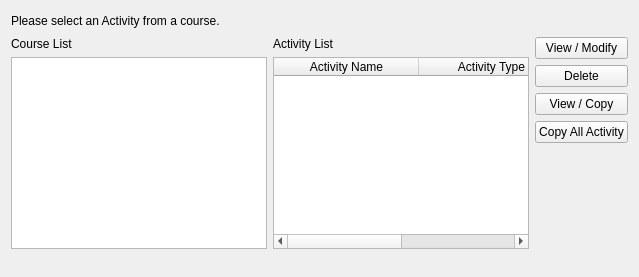
        <widget class="QWidget" name="SelectModifyActivityPage">
         <layout class="QVBoxLayout" name="verticalLayout_44">
          <item>
           <layout class="QHBoxLayout" name="horizontalLayout_67">
            <item>
             <widget class="QLabel" name="label_57">
              <property name="text">
               <string>Please select an Activity from a course.</string>
              </property>
             </widget>
            </item>
            <item>
             <spacer name="horizontalSpacer_45">
              <property name="orientation">
               <enum>Qt::Horizontal</enum>
              </property>
              <property name="sizeHint" stdset="0">
               <size>
                <width>40</width>
                <height>20</height>
               </size>
              </property>
             </spacer>
            </item>
           </layout>
          </item>
          <item>
           <layout class="QHBoxLayout" name="horizontalLayout_59">
            <item>
             <layout class="QVBoxLayout" name="verticalLayout_52">
              <item>
               <widget class="QLabel" name="label_58">
                <property name="text">
                 <string>Course List</string>
                </property>
               </widget>
              </item>
              <item>
               <widget class="QListWidget" name="CourseList_SelectModifyPage">
                <property name="maximumSize">
                 <size>
                  <width>500</width>
                  <height>16777215</height>
                 </size>
                </property>
               </widget>
              </item>
             </layout>
            </item>
            <item>
             <layout class="QVBoxLayout" name="verticalLayout_53">
              <item>
               <widget class="QLabel" name="label_59">
                <property name="text">
                 <string>Activity List</string>
                </property>
               </widget>
              </item>
              <item>
               <widget class="QTableWidget" name="ActivityList_SelectModifyPage">
                <property name="baseSize">
                 <size>
                  <width>0</width>
                  <height>0</height>
                 </size>
                </property>
                <property name="selectionMode">
                 <enum>QAbstractItemView::SingleSelection</enum>
                </property>
                <property name="selectionBehavior">
                 <enum>QAbstractItemView::SelectRows</enum>
                </property>
                <attribute name="horizontalHeaderDefaultSectionSize">
                 <number>145</number>
                </attribute>
                <column>
                 <property name="text">
                  <string>Activity Name</string>
                 </property>
                </column>
                <column>
                 <property name="text">
                  <string>Activity Type</string>
                 </property>
                </column>
               </widget>
              </item>
             </layout>
            </item>
            <item>
             <layout class="QVBoxLayout" name="verticalLayout_41"/>
            </item>
            <item>
             <layout class="QVBoxLayout" name="verticalLayout_51">
              <item>
               <widget class="QPushButton" name="ModifyButton_SelectModifyPage">
                <property name="text">
                 <string>View / Modify</string>
                </property>
               </widget>
              </item>
              <item>
               <widget class="QPushButton" name="DeleteButton_SelectModifyPage">
                <property name="text">
                 <string>Delete</string>
                </property>
               </widget>
              </item>
              <item>
               <widget class="QPushButton" name="CopyActivityBt_SelModPage">
                <property name="text">
                 <string>View / Copy</string>
                </property>
               </widget>
              </item>
              <item>
               <widget class="QPushButton" name="CopyAllActivitybt_SelectModifyPage">
                <property name="text">
                 <string>Copy All Activity</string>
                </property>
               </widget>
              </item>
              <item>
               <spacer name="verticalSpacer_7">
                <property name="orientation">
                 <enum>Qt::Vertical</enum>
                </property>
                <property name="sizeHint" stdset="0">
                 <size>
                  <width>20</width>
                  <height>40</height>
                 </size>
                </property>
               </spacer>
              </item>
             </layout>
            </item>
           </layout>
          </item>
          <item>
           <spacer name="horizontalSpacer_44">
            <property name="orientation">
             <enum>Qt::Horizontal</enum>
            </property>
            <property name="sizeHint" stdset="0">
             <size>
              <width>552</width>
              <height>17</height>
             </size>
            </property>
           </spacer>
          </item>
         </layout>
        </widget>
